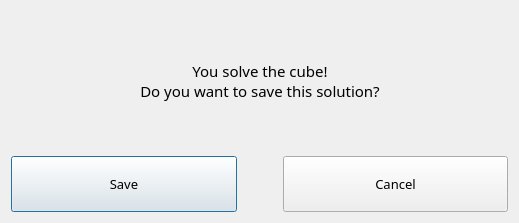
<?xml version="1.0" encoding="UTF-8"?>
<ui version="4.0">
 <class>SolCubDialog</class>
 <widget class="QDialog" name="SolCubDialog">
  <property name="geometry">
   <rect>
    <x>0</x>
    <y>0</y>
    <width>519</width>
    <height>223</height>
   </rect>
  </property>
  <property name="windowTitle">
   <string>Dialog</string>
  </property>
  <layout class="QGridLayout" name="gridLayout_2">
   <item row="0" column="0">
    <layout class="QGridLayout" name="gridLayout" rowstretch="5,2">
     <item row="0" column="0">
      <widget class="QLabel" name="pic_label">
       <property name="text">
        <string/>
       </property>
      </widget>
     </item>
     <item row="0" column="1">
      <widget class="QLabel" name="congrat_message_label">
       <property name="font">
        <font>
         <family>Montserrat SemiBold</family>
         <pointsize>11</pointsize>
        </font>
       </property>
       <property name="text">
        <string>You solve the cube!
Do you want to save this solution?</string>
       </property>
       <property name="alignment">
        <set>Qt::AlignCenter</set>
       </property>
       <property name="wordWrap">
        <bool>true</bool>
       </property>
      </widget>
     </item>
     <item row="0" column="2">
      <widget class="QLabel" name="reversePic_label">
       <property name="text">
        <string/>
       </property>
      </widget>
     </item>
     <item row="1" column="0" colspan="3">
      <layout class="QHBoxLayout" name="horizontalLayout" stretch="1,0,1">
       <item>
        <widget class="QPushButton" name="save_button">
         <property name="sizePolicy">
          <sizepolicy hsizetype="Minimum" vsizetype="Minimum">
           <horstretch>0</horstretch>
           <verstretch>0</verstretch>
          </sizepolicy>
         </property>
         <property name="font">
          <font>
           <family>Montserrat SemiBold</family>
           <pointsize>10</pointsize>
          </font>
         </property>
         <property name="text">
          <string>Save</string>
         </property>
        </widget>
       </item>
       <item>
        <spacer name="horizontalSpacer">
         <property name="orientation">
          <enum>Qt::Horizontal</enum>
         </property>
         <property name="sizeHint" stdset="0">
          <size>
           <width>40</width>
           <height>20</height>
          </size>
         </property>
        </spacer>
       </item>
       <item>
        <widget class="QPushButton" name="cancel_button">
         <property name="sizePolicy">
          <sizepolicy hsizetype="Minimum" vsizetype="Minimum">
           <horstretch>0</horstretch>
           <verstretch>0</verstretch>
          </sizepolicy>
         </property>
         <property name="font">
          <font>
           <family>Montserrat SemiBold</family>
           <pointsize>10</pointsize>
          </font>
         </property>
         <property name="text">
          <string>Cancel</string>
         </property>
        </widget>
       </item>
      </layout>
     </item>
    </layout>
   </item>
  </layout>
 </widget>
 <resources/>
 <connections/>
</ui>
